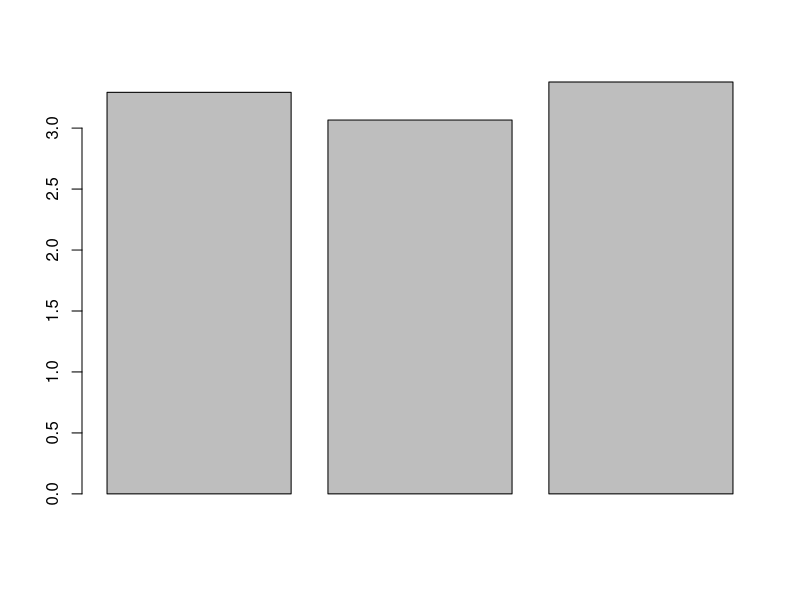
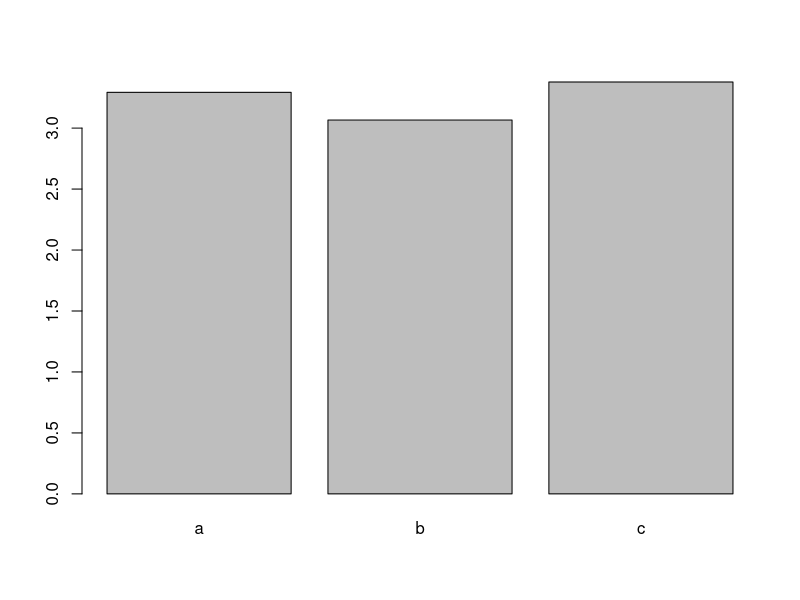
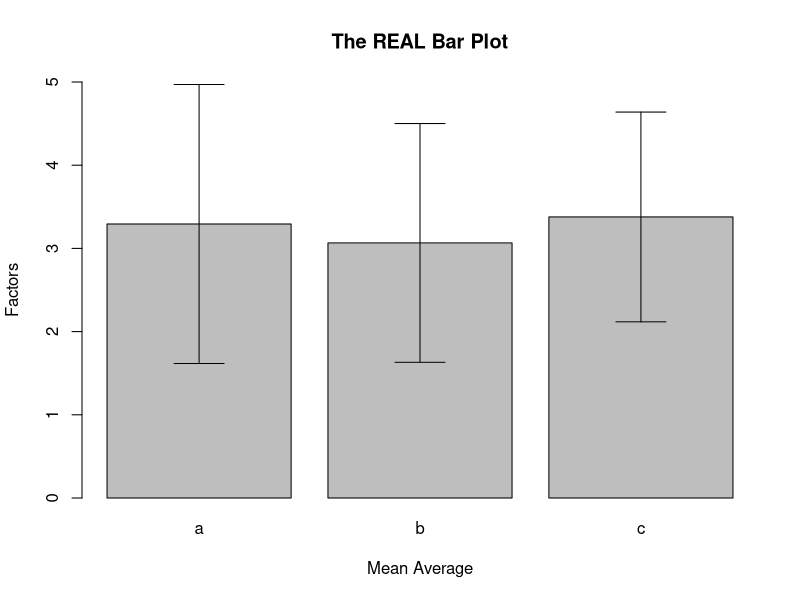
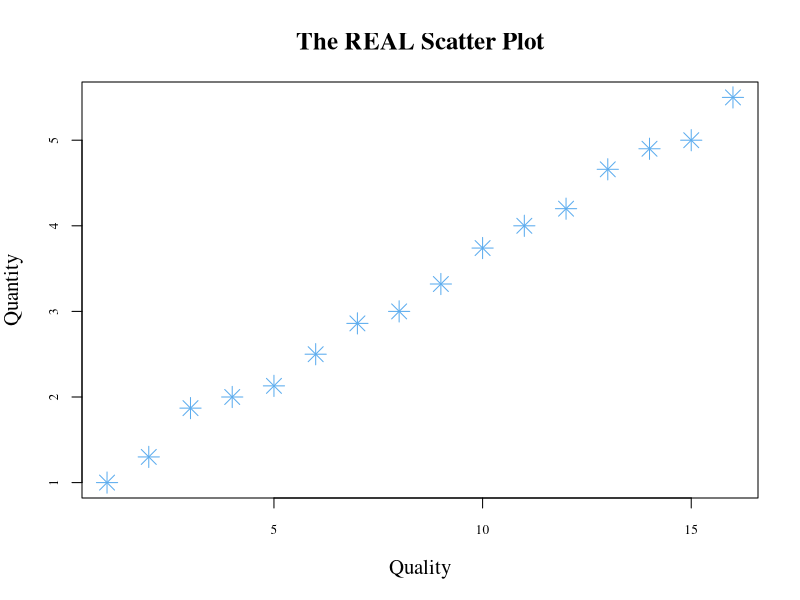
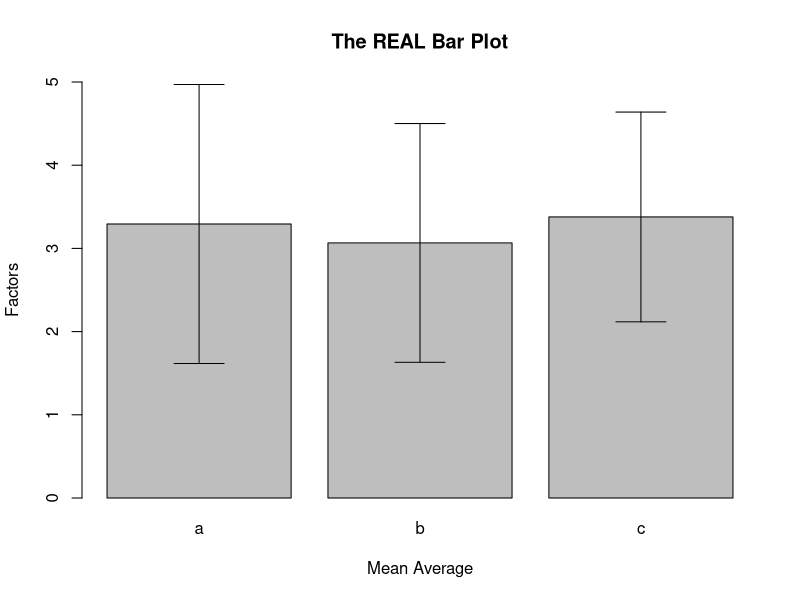

Write the R code that produced these figures, in order.
# With the data frame you created last week you will:
#Data
a <- c(1,2,3,4,5,6,7,8,9,10,11,12,13,14,15)
b <- c(1,2,3,4,5,1,2,3,4,5,1,2,3,4,5)
c <- c(1,1.3,1.87,2,2.13,2.5,2.86,3,3.32,3.74,4,4.2,4.66,4.9,5)
d <- c('a','b','c','d','e','f','g','h','i','j','k','l','m','n','o')
e <- c('a','b','c','a','b','c','a','b','c','a','b','c','a','b','c')

#frame creation
df <- as.data.frame(cbind(a,b,c,d,e))
df$b <- as.numeric(as.character(df$b))
df$c <- as.numeric(as.character(df$c))

#adding 16th row
add.row <- data.frame(16,1,5.5,"p","a")
colnames(add.row) <- colnames(df) 
df1 <- rbind(df, add.row)

#naming rows and removing organization data
row.names(df1) <- df1$d
df1 <- df1[,-4]
df1

# Create a barplot for one numeric column, grouped by the character vector with 3 unique values
  # Add error bars with mean and standard deviation to the plot
  # Change the x and y labels and add a title
  # Export the plot as a PDF that is 4 inches wide and 7 inches tall.

#establishing mean data
df.mean <- aggregate(df1$c ~df1$e, FUN = "mean")
df.mean

#renaming columns 
colnames(df.mean) <- c("Factor","Mean")
df.mean

#creating base plot
barplot(df.mean$Mean)

#labels
barplot(df.mean$Mean, names.arg = df.mean$Factor)

#establishing standard deviation data
df.sd <- aggregate(df1$c ~df1$e, FUN = "sd")

#renaming columns
colnames(df.sd) <- c("Factor","StanDev")
df.sd

#giving bar plot titles and y axis height variables
b.plot <- barplot(df.mean$Mean, names.arg = df.mean$Factor, xlab = "Mean Average", ylab = "Factors", main = "The REAL Bar Plot", ylim = c(0,5))

#adding error bars for mean + standard deviation 
arrows(b.plot, df.mean$Mean-df.sd$StanDev,
       b.plot, df.mean$Mean+df.sd$StanDev,angle=90,code=3)

#Exporting bar plot as pdf
pdf( file = "Winters_barplot.pdf", width = 4, height = 7)
b.plot <- barplot(df.mean$Mean, names.arg = df.mean$Factor, xlab = "Mean Average", ylab = "Factors", main = "The REAL Bar Plot", ylim = c(0,5))
arrows(b.plot, df.mean$Mean-df.sd$StanDev,
       b.plot, df.mean$Mean+df.sd$StanDev,angle=90,code=3)
dev.off()

# Create a scatter plot between two of your numeric columns.
  # Change the point shape and color to something NOT used in the example.
  # Change the x and y labels and add a title
  # Export the plot as a JPEG by using the "Export" button in the plotting pane.

#Creating scatter plot with axis labels and title and text change
par(family = "serif")
plot(df1$c ~ df1$a, xlab = "Quality", ylab = "Quantity", main = "The REAL Scatter Plot", cex.axis=0.8, cex.main = 1.5, cex.lab = 1.25, pch=8, col = "steelblue2", cex = 2)
# Upload both plots with the script used to create them to GitHub.
  # Follow the same file naming format as last week for the script.
  # Name plots as Lastname_barplot or Lastname_scatterplot. Save them to your "plots" folder.
setwd("C:/GitHub/wintersjb")
dev.off()


#Perfect!